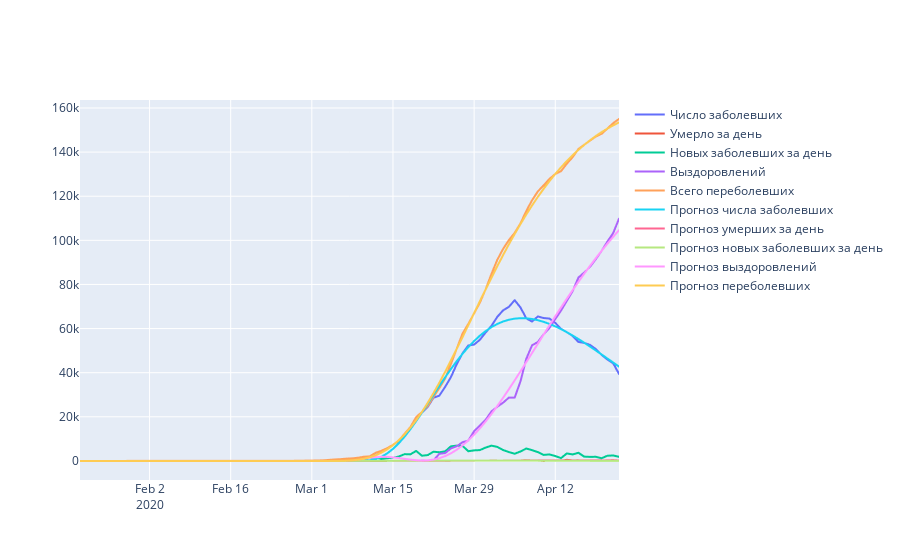

Notebook code cell kept with this figure:
### Code cell
#Визуализация для первого смешенного случая
import numpy as np

x = [datetime.datetime(year=2020, month=1, day=21)]
for i in range(len(recs)):
    x.append(x[-1]+datetime.timedelta(days=1))

n_f = np.zeros(shape=(len(inf),))
for i in range(len(n_f)):
    n_f[i] = max(0,(x_pred.x[1]*((i-x_pred.x[0])**(x_pred.x[2]-1)*
                  ((math.e**(-(i-x_pred.x[0])/x_pred.x[3]))/(x_pred.x[3]**x_pred.x[2]*
                                                             gamma(x_pred.x[2]))))).real)

n_d = np.zeros(shape=(len(dead_inc),))
for i in range(len(n_d)):
    n_d[i] = x_pred.x[5]*math.e**(-x_pred.x[6]*((i-x_pred.x[4])**2))

n_c = np.zeros(shape=(len(inc),))
for i in range(len(n_c)):
    n_c[i] = max(0,(x_pred.x[8]*((i-x_pred.x[7])**(x_pred.x[9]-1)*
                  ((math.e**(-(i-x_pred.x[7])/x_pred.x[10]))/(x_pred.x[10]**x_pred.x[9]*
                                                              gamma(x_pred.x[9]))))).real)
    
n_r = np.zeros(shape=(len(recs),))
for i in range(len(n_r)):
    n_r[i] = calculate_recs(i,x_pred.x[0],x_pred.x[1],x_pred.x[2],x_pred.x[3],x_pred.x[4],x_pred.x[5],
                           x_pred.x[6],x_pred.x[7],x_pred.x[8],x_pred.x[9],x_pred.x[10])

n_t = np.zeros(shape=(len(total),))
for i in range(len(n_t)):
    n_t[i]=0
    for j in range(i+1):
        deads=0
        for k in range(j+1):
            deads+=x_pred.x[5]*math.e**(-x_pred.x[6]*((k-x_pred.x[4])**2))
    n_t[i] += (max(0,x_pred.x[1]*((i-x_pred.x[0])**(x_pred.x[2]-1)*
                  ((math.e**(-(i-x_pred.x[0])/x_pred.x[3]))/(x_pred.x[3]**x_pred.x[2]*
                                                             gamma(x_pred.x[2])))).real) + 
                calculate_recs(i,x_pred.x[0],x_pred.x[1],x_pred.x[2],x_pred.x[3],x_pred.x[4],x_pred.x[5],
                           x_pred.x[6],x_pred.x[7],x_pred.x[8],x_pred.x[9],x_pred.x[10])+
                deads)  


fig = go.Figure()
fig.add_trace(go.Scattergl(
    x=x,
    y = inf,
    name = 'Число заболевших',
))
fig.add_trace(go.Scattergl(
    x=x,
    y = dead_inc,
    name = 'Умерло за день',
))
fig.add_trace(go.Scattergl(
    x=x,
    y = inc,
    name = 'Новых заболевших за день',
))
fig.add_trace(go.Scattergl(
    x=x,
    y = recs,
    name = 'Выздоровлений',
))
fig.add_trace(go.Scattergl(
    x=x,
    y = total,
    name = 'Всего переболевших',
))
fig.add_trace(go.Scattergl(
    x=x,
    y = n_f,
    name = 'Прогноз числа заболевших',
))
fig.add_trace(go.Scattergl(
    x=x,
    y = n_d,
    name = 'Прогноз умерших за день',
))
fig.add_trace(go.Scattergl(
    x=x,
    y = n_c,
    name = 'Прогноз новых заболевших за день',
))
fig.add_trace(go.Scattergl(
    x=x,
    y = n_r,
    name = 'Прогноз выздоровлений',
))
fig.add_trace(go.Scattergl(
    x=x,
    y = n_t,
    name = 'Прогноз переболевших',
))
